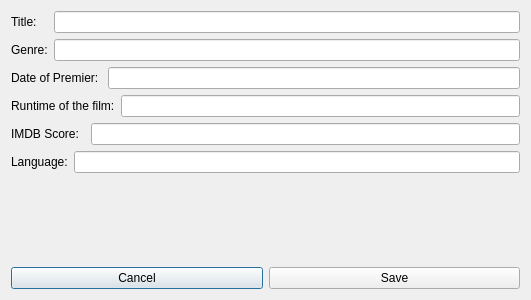
<?xml version="1.0" encoding="UTF-8"?>
<ui version="4.0">
 <class>AddRowDialog</class>
 <widget class="QDialog" name="AddRowDialog">
  <property name="geometry">
   <rect>
    <x>0</x>
    <y>0</y>
    <width>531</width>
    <height>300</height>
   </rect>
  </property>
  <property name="windowTitle">
   <string>Dialog</string>
  </property>
  <layout class="QGridLayout" name="gridLayout">
   <item row="1" column="0">
    <widget class="QLabel" name="label_2">
     <property name="text">
      <string>Genre:</string>
     </property>
    </widget>
   </item>
   <item row="1" column="1" colspan="5">
    <widget class="QLineEdit" name="genre"/>
   </item>
   <item row="2" column="0" colspan="4">
    <widget class="QLabel" name="label_3">
     <property name="text">
      <string>Date of Premier:</string>
     </property>
    </widget>
   </item>
   <item row="0" column="1" colspan="5">
    <widget class="QLineEdit" name="title"/>
   </item>
   <item row="7" column="0" colspan="6">
    <layout class="QHBoxLayout" name="horizontalLayout">
     <item>
      <widget class="QPushButton" name="cancelButton">
       <property name="text">
        <string>Cancel</string>
       </property>
      </widget>
     </item>
     <item>
      <widget class="QPushButton" name="saveButton">
       <property name="text">
        <string>Save</string>
       </property>
      </widget>
     </item>
    </layout>
   </item>
   <item row="3" column="5">
    <widget class="QLineEdit" name="runtime"/>
   </item>
   <item row="5" column="2" colspan="4">
    <widget class="QLineEdit" name="language"/>
   </item>
   <item row="2" column="4" colspan="2">
    <widget class="QLineEdit" name="premier"/>
   </item>
   <item row="4" column="3" colspan="3">
    <widget class="QLineEdit" name="imdb"/>
   </item>
   <item row="5" column="0" colspan="2">
    <widget class="QLabel" name="label_6">
     <property name="text">
      <string>Language:</string>
     </property>
    </widget>
   </item>
   <item row="3" column="0" colspan="5">
    <widget class="QLabel" name="label_4">
     <property name="text">
      <string>Runtime of the film:</string>
     </property>
    </widget>
   </item>
   <item row="4" column="0" colspan="3">
    <widget class="QLabel" name="label_5">
     <property name="text">
      <string>IMDB Score:</string>
     </property>
    </widget>
   </item>
   <item row="0" column="0">
    <widget class="QLabel" name="label">
     <property name="text">
      <string>Title:</string>
     </property>
    </widget>
   </item>
   <item row="6" column="0">
    <spacer name="verticalSpacer">
     <property name="orientation">
      <enum>Qt::Vertical</enum>
     </property>
     <property name="sizeHint" stdset="0">
      <size>
       <width>20</width>
       <height>40</height>
      </size>
     </property>
    </spacer>
   </item>
  </layout>
 </widget>
 <resources/>
 <connections/>
</ui>
